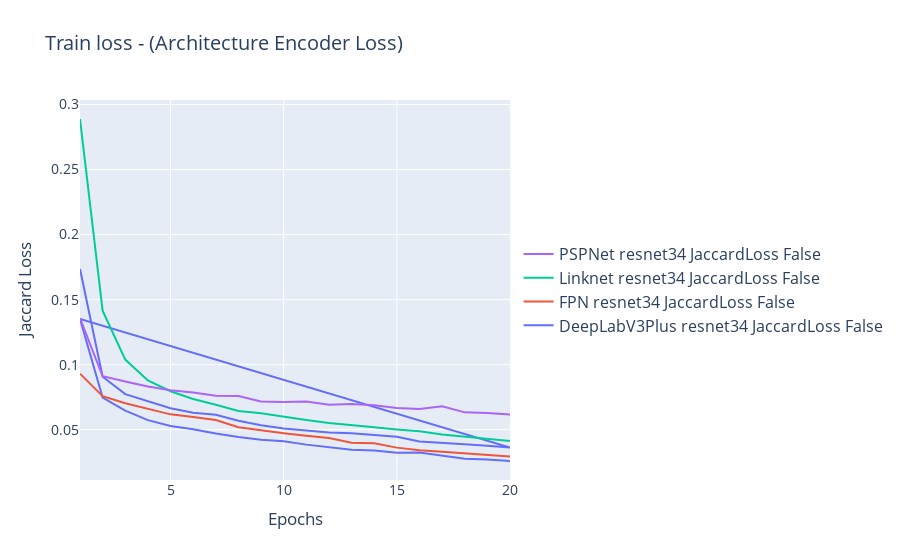
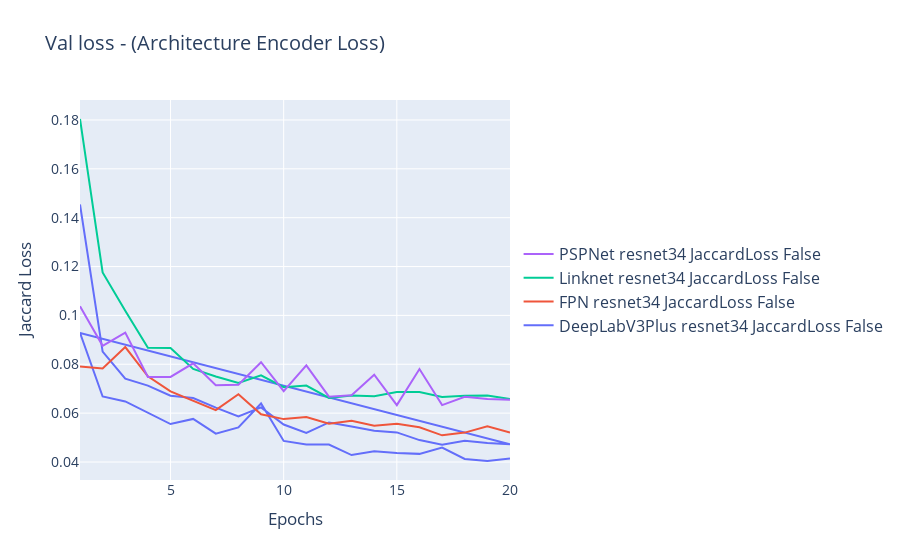
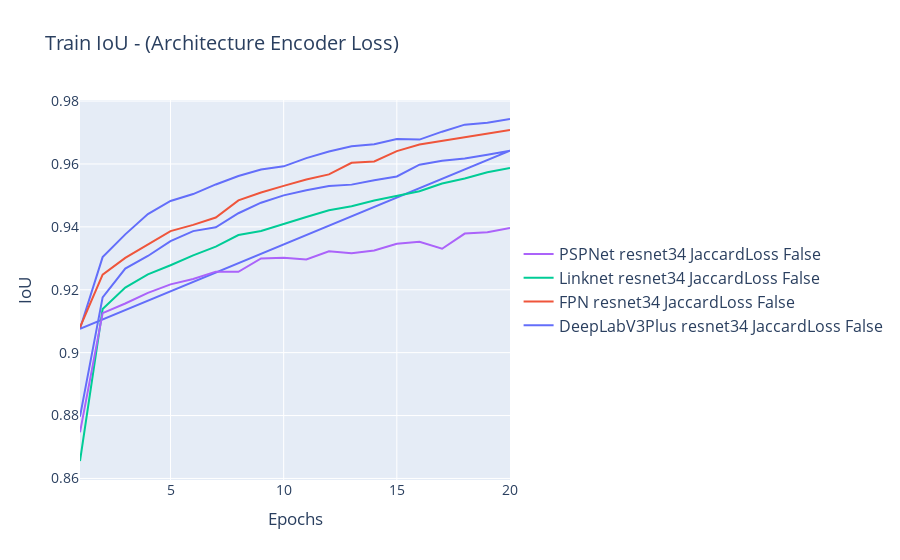
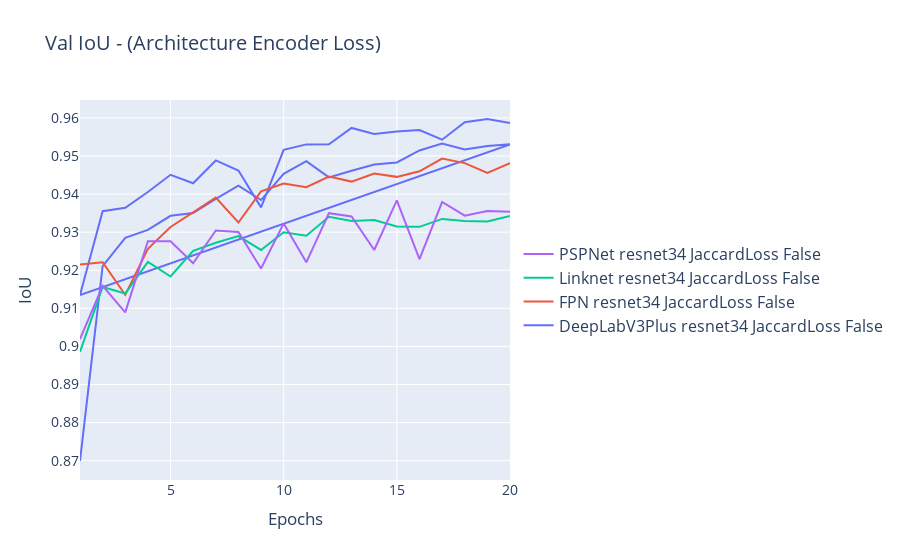

Write notebook code for charts like these, in order.
### Code cell
# Loss
plot_data(big_df, y_volumn='train_loss', y_column_name="Jaccard Loss", plot_title="Train loss", filter='loss_func == "JaccardLoss"')
plot_data(big_df, y_volumn='val_loss', y_column_name="Jaccard Loss", plot_title="Val loss", filter='loss_func == "JaccardLoss"')
# IoU
plot_data(big_df, y_volumn='train_iou_score', y_column_name="IoU", plot_title="Train IoU", filter='loss_func == "JaccardLoss"')
plot_data(big_df, y_volumn='val_iou_score',  y_column_name= "IoU", plot_title="Val IoU", filter='loss_func == "JaccardLoss"')

### Figure 1 — Plotly figure (JSON) as saved in the notebook; plotly's stock layout.template omitted (floating-point values rounded to 4 significant figures)
{"data": [{"hovertemplate": ["<b>DeepLabV3Plus resnet34 JaccardLoss False</b><br><br>Train loss: %{y:.3}<br>Epochs: %{x}<br><extra></extra>"], "name": "DeepLabV3Plus resnet34 JaccardLoss False", "type": "scatter", "x": [1, 2, 3, 4, 5, 6, 7, 8, 9, 10, 11, 12, 13, 14, 15, 16, 17, 18, 19, 20, 1, 2, 3, 4, 5, 6, 7, 8, 9, 10, 11, 12, 13, 14, 15, 16, 17, 18, 19, 20], "y": [0.1735, 0.09073, 0.07732, 0.07176, 0.06648, 0.06292, 0.06142, 0.05678, 0.05332, 0.05089, 0.04918, 0.04776, 0.04725, 0.0458, 0.04458, 0.04083, 0.03954, 0.03879, 0.03759, 0.03629, 0.1351, 0.07469, 0.06467, 0.05732, 0.05274, 0.05031, 0.0471, 0.04431, 0.04222, 0.04113, 0.03847, 0.03633, 0.03462, 0.03397, 0.03232, 0.03247, 0.02993, 0.02769, 0.02709, 0.02588]}, {"hovertemplate": ["<b>FPN resnet34 JaccardLoss False</b><br><br>Train loss: %{y:.3}<br>Epochs: %{x}<br><extra></extra>"], "name": "FPN resnet34 JaccardLoss False", "type": "scatter", "x": [1, 2, 3, 4, 5, 6, 7, 8, 9, 10, 11, 12, 13, 14, 15, 16, 17, 18, 19, 20], "y": [0.09305, 0.0757, 0.0703, 0.06604, 0.06175, 0.05971, 0.05738, 0.05191, 0.04943, 0.04727, 0.04524, 0.04359, 0.03989, 0.03945, 0.03617, 0.0341, 0.03294, 0.03195, 0.03064, 0.02944]}, {"hovertemplate": ["<b>Linknet resnet34 JaccardLoss False</b><br><br>Train loss: %{y:.3}<br>Epochs: %{x}<br><extra></extra>"], "name": "Linknet resnet34 JaccardLoss False", "type": "scatter", "x": [1, 2, 3, 4, 5, 6, 7, 8, 9, 10, 11, 12, 13, 14, 15, 16, 17, 18, 19, 20], "y": [0.2889, 0.1415, 0.1039, 0.08788, 0.07952, 0.07351, 0.06909, 0.0644, 0.06253, 0.05982, 0.05738, 0.05509, 0.05368, 0.05181, 0.0502, 0.04877, 0.04626, 0.04467, 0.04268, 0.04132]}, {"hovertemplate": ["<b>PSPNet resnet34 JaccardLoss False</b><br><br>Train loss: %{y:.3}<br>Epochs: %{x}<br><extra></extra>"], "name": "PSPNet resnet34 JaccardLoss False", "type": "scatter", "x": [1, 2, 3, 4, 5, 6, 7, 8, 9, 10, 11, 12, 13, 14, 15, 16, 17, 18, 19, 20], "y": [0.1357, 0.09107, 0.08707, 0.08313, 0.08035, 0.0786, 0.076, 0.07589, 0.07164, 0.07125, 0.07169, 0.06914, 0.06975, 0.06877, 0.06662, 0.06596, 0.06799, 0.06329, 0.06278, 0.06155]}], "layout": {"font": {"size": 14}, "legend": {"font": {"size": 16}, "traceorder": "reversed", "y": 0.5}, "title": {"text": "Train loss - (Architecture Encoder Loss)"}, "xaxis": {"title": {"text": "Epochs"}}, "yaxis": {"title": {"text": "Jaccard Loss"}}}}

### Figure 2 — Plotly figure (JSON) as saved in the notebook; plotly's stock layout.template omitted (floating-point values rounded to 4 significant figures)
{"data": [{"hovertemplate": ["<b>DeepLabV3Plus resnet34 JaccardLoss False</b><br><br>Val loss: %{y:.3}<br>Epochs: %{x}<br><extra></extra>"], "name": "DeepLabV3Plus resnet34 JaccardLoss False", "type": "scatter", "x": [1, 2, 3, 4, 5, 6, 7, 8, 9, 10, 11, 12, 13, 14, 15, 16, 17, 18, 19, 20, 1, 2, 3, 4, 5, 6, 7, 8, 9, 10, 11, 12, 13, 14, 15, 16, 17, 18, 19, 20], "y": [0.1454, 0.08518, 0.07413, 0.07128, 0.06712, 0.0662, 0.06225, 0.05866, 0.06233, 0.05534, 0.05192, 0.05619, 0.05452, 0.05283, 0.0521, 0.04896, 0.04706, 0.04865, 0.04778, 0.04729, 0.09285, 0.06682, 0.06479, 0.06029, 0.05553, 0.05762, 0.05161, 0.05417, 0.06395, 0.04862, 0.0472, 0.04717, 0.04283, 0.04444, 0.04372, 0.04332, 0.04589, 0.04126, 0.0404, 0.04146]}, {"hovertemplate": ["<b>FPN resnet34 JaccardLoss False</b><br><br>Val loss: %{y:.3}<br>Epochs: %{x}<br><extra></extra>"], "name": "FPN resnet34 JaccardLoss False", "type": "scatter", "x": [1, 2, 3, 4, 5, 6, 7, 8, 9, 10, 11, 12, 13, 14, 15, 16, 17, 18, 19, 20], "y": [0.0791, 0.07827, 0.08703, 0.07506, 0.06893, 0.06512, 0.06122, 0.06776, 0.05952, 0.05755, 0.05842, 0.05562, 0.05692, 0.05483, 0.05564, 0.05418, 0.0509, 0.05202, 0.05458, 0.05203]}, {"hovertemplate": ["<b>Linknet resnet34 JaccardLoss False</b><br><br>Val loss: %{y:.3}<br>Epochs: %{x}<br><extra></extra>"], "name": "Linknet resnet34 JaccardLoss False", "type": "scatter", "x": [1, 2, 3, 4, 5, 6, 7, 8, 9, 10, 11, 12, 13, 14, 15, 16, 17, 18, 19, 20], "y": [0.1804, 0.1176, 0.1019, 0.08672, 0.08665, 0.07806, 0.07499, 0.07231, 0.07546, 0.0706, 0.0713, 0.06622, 0.06722, 0.06693, 0.06861, 0.06866, 0.06658, 0.06714, 0.06725, 0.06574]}, {"hovertemplate": ["<b>PSPNet resnet34 JaccardLoss False</b><br><br>Val loss: %{y:.3}<br>Epochs: %{x}<br><extra></extra>"], "name": "PSPNet resnet34 JaccardLoss False", "type": "scatter", "x": [1, 2, 3, 4, 5, 6, 7, 8, 9, 10, 11, 12, 13, 14, 15, 16, 17, 18, 19, 20], "y": [0.1038, 0.08757, 0.09299, 0.07482, 0.07482, 0.08039, 0.0714, 0.07163, 0.08083, 0.06897, 0.07955, 0.06672, 0.06734, 0.07571, 0.06328, 0.07803, 0.06327, 0.06672, 0.06576, 0.06551]}], "layout": {"font": {"size": 14}, "legend": {"font": {"size": 16}, "traceorder": "reversed", "y": 0.5}, "title": {"text": "Val loss - (Architecture Encoder Loss)"}, "xaxis": {"title": {"text": "Epochs"}}, "yaxis": {"title": {"text": "Jaccard Loss"}}}}

### Figure 3 — Plotly figure (JSON) as saved in the notebook; plotly's stock layout.template omitted (floating-point values rounded to 4 significant figures)
{"data": [{"hovertemplate": ["<b>DeepLabV3Plus resnet34 JaccardLoss False</b><br><br>Train IoU: %{y:.3}<br>Epochs: %{x}<br><extra></extra>"], "name": "DeepLabV3Plus resnet34 JaccardLoss False", "type": "scatter", "x": [1, 2, 3, 4, 5, 6, 7, 8, 9, 10, 11, 12, 13, 14, 15, 16, 17, 18, 19, 20, 1, 2, 3, 4, 5, 6, 7, 8, 9, 10, 11, 12, 13, 14, 15, 16, 17, 18, 19, 20], "y": [0.8796, 0.9176, 0.9267, 0.9307, 0.9355, 0.9386, 0.9398, 0.9443, 0.9477, 0.95, 0.9516, 0.953, 0.9534, 0.9548, 0.956, 0.9598, 0.961, 0.9617, 0.9629, 0.9642, 0.9076, 0.9304, 0.9376, 0.9441, 0.9482, 0.9504, 0.9535, 0.9562, 0.9582, 0.9592, 0.9618, 0.964, 0.9657, 0.9663, 0.9679, 0.9677, 0.9703, 0.9725, 0.9731, 0.9743]}, {"hovertemplate": ["<b>FPN resnet34 JaccardLoss False</b><br><br>Train IoU: %{y:.3}<br>Epochs: %{x}<br><extra></extra>"], "name": "FPN resnet34 JaccardLoss False", "type": "scatter", "x": [1, 2, 3, 4, 5, 6, 7, 8, 9, 10, 11, 12, 13, 14, 15, 16, 17, 18, 19, 20], "y": [0.9081, 0.9248, 0.9301, 0.9344, 0.9386, 0.9406, 0.943, 0.9484, 0.9509, 0.953, 0.9551, 0.9567, 0.9604, 0.9608, 0.9641, 0.9662, 0.9673, 0.9683, 0.9696, 0.9708]}, {"hovertemplate": ["<b>Linknet resnet34 JaccardLoss False</b><br><br>Train IoU: %{y:.3}<br>Epochs: %{x}<br><extra></extra>"], "name": "Linknet resnet34 JaccardLoss False", "type": "scatter", "x": [1, 2, 3, 4, 5, 6, 7, 8, 9, 10, 11, 12, 13, 14, 15, 16, 17, 18, 19, 20], "y": [0.8655, 0.9139, 0.9207, 0.9249, 0.9278, 0.931, 0.9337, 0.9374, 0.9387, 0.941, 0.9432, 0.9453, 0.9466, 0.9484, 0.9499, 0.9513, 0.9538, 0.9554, 0.9574, 0.9587]}, {"hovertemplate": ["<b>PSPNet resnet34 JaccardLoss False</b><br><br>Train IoU: %{y:.3}<br>Epochs: %{x}<br><extra></extra>"], "name": "PSPNet resnet34 JaccardLoss False", "type": "scatter", "x": [1, 2, 3, 4, 5, 6, 7, 8, 9, 10, 11, 12, 13, 14, 15, 16, 17, 18, 19, 20], "y": [0.8747, 0.9126, 0.9156, 0.919, 0.9217, 0.9234, 0.9258, 0.9257, 0.9299, 0.9302, 0.9296, 0.9322, 0.9316, 0.9325, 0.9346, 0.9353, 0.933, 0.9379, 0.9383, 0.9396]}], "layout": {"font": {"size": 14}, "legend": {"font": {"size": 16}, "traceorder": "reversed", "y": 0.5}, "title": {"text": "Train IoU - (Architecture Encoder Loss)"}, "xaxis": {"title": {"text": "Epochs"}}, "yaxis": {"title": {"text": "IoU"}}}}

### Figure 4 — Plotly figure (JSON) as saved in the notebook; plotly's stock layout.template omitted (floating-point values rounded to 4 significant figures)
{"data": [{"hovertemplate": ["<b>DeepLabV3Plus resnet34 JaccardLoss False</b><br><br>Val IoU: %{y:.3}<br>Epochs: %{x}<br><extra></extra>"], "name": "DeepLabV3Plus resnet34 JaccardLoss False", "type": "scatter", "x": [1, 2, 3, 4, 5, 6, 7, 8, 9, 10, 11, 12, 13, 14, 15, 16, 17, 18, 19, 20, 1, 2, 3, 4, 5, 6, 7, 8, 9, 10, 11, 12, 13, 14, 15, 16, 17, 18, 19, 20], "y": [0.8699, 0.9211, 0.9285, 0.9306, 0.9343, 0.935, 0.9387, 0.9422, 0.9384, 0.9453, 0.9487, 0.9444, 0.9461, 0.9477, 0.9483, 0.9515, 0.9533, 0.9517, 0.9526, 0.9531, 0.9135, 0.9355, 0.9364, 0.9405, 0.9451, 0.9429, 0.9488, 0.9462, 0.9365, 0.9516, 0.9531, 0.9531, 0.9574, 0.9558, 0.9565, 0.9568, 0.9543, 0.9589, 0.9597, 0.9586]}, {"hovertemplate": ["<b>FPN resnet34 JaccardLoss False</b><br><br>Val IoU: %{y:.3}<br>Epochs: %{x}<br><extra></extra>"], "name": "FPN resnet34 JaccardLoss False", "type": "scatter", "x": [1, 2, 3, 4, 5, 6, 7, 8, 9, 10, 11, 12, 13, 14, 15, 16, 17, 18, 19, 20], "y": [0.9215, 0.9221, 0.9135, 0.9256, 0.9314, 0.9353, 0.9391, 0.9325, 0.9407, 0.9428, 0.9418, 0.9446, 0.9433, 0.9454, 0.9445, 0.946, 0.9493, 0.9481, 0.9455, 0.9481]}, {"hovertemplate": ["<b>Linknet resnet34 JaccardLoss False</b><br><br>Val IoU: %{y:.3}<br>Epochs: %{x}<br><extra></extra>"], "name": "Linknet resnet34 JaccardLoss False", "type": "scatter", "x": [1, 2, 3, 4, 5, 6, 7, 8, 9, 10, 11, 12, 13, 14, 15, 16, 17, 18, 19, 20], "y": [0.8986, 0.9156, 0.9139, 0.9222, 0.9184, 0.9251, 0.9272, 0.929, 0.9253, 0.93, 0.9291, 0.934, 0.933, 0.9332, 0.9315, 0.9314, 0.9335, 0.9329, 0.9328, 0.9343]}, {"hovertemplate": ["<b>PSPNet resnet34 JaccardLoss False</b><br><br>Val IoU: %{y:.3}<br>Epochs: %{x}<br><extra></extra>"], "name": "PSPNet resnet34 JaccardLoss False", "type": "scatter", "x": [1, 2, 3, 4, 5, 6, 7, 8, 9, 10, 11, 12, 13, 14, 15, 16, 17, 18, 19, 20], "y": [0.9019, 0.9159, 0.9089, 0.9276, 0.9276, 0.9218, 0.9304, 0.9301, 0.9205, 0.9323, 0.9221, 0.935, 0.9341, 0.9253, 0.9384, 0.9229, 0.9379, 0.9343, 0.9356, 0.9353]}], "layout": {"font": {"size": 14}, "legend": {"font": {"size": 16}, "traceorder": "reversed", "y": 0.5}, "title": {"text": "Val IoU - (Architecture Encoder Loss)"}, "xaxis": {"title": {"text": "Epochs"}}, "yaxis": {"title": {"text": "IoU"}}}}
